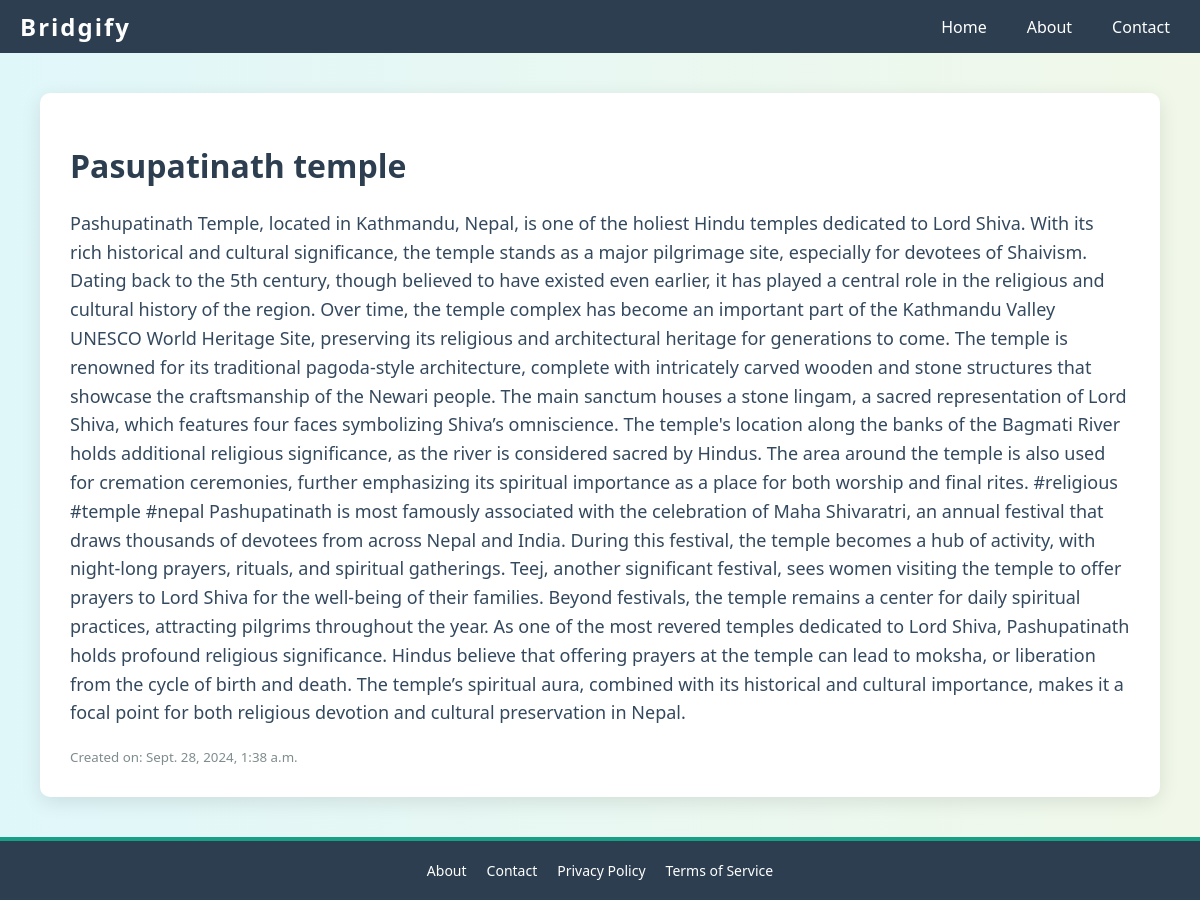
Screenshot of /post/12/ with the database file from the repository.
### App/models.py (models this page shows)
class Post(models.Model):
    title = models.CharField(max_length=200)
    para = models.CharField(max_length=20000000)
    created = models.DateTimeField(auto_now_add=True)

### App/views.py (the view)
# urls.py: path('post/<int:post_id>/', views.post_detail, name='post_detail'),
def post_detail(request, post_id):
    post = get_object_or_404(Post, id=post_id)
    return render(request, 'post_detail.html', {'post': post})

### templates/post_detail.html (shortened to what this page needs)
<!DOCTYPE html>
<html lang="en">
<head>
</head>
<body>
    <nav class="top-navbar">
       <a href="{% url 'home' %}"><div class="logo">Bridgify</div></a>
        <ul class="nav-links">
            <li><a href="{% url 'home' %}">Home</a></li>
            <li><a href="about.html">About</a></li>
            <li><a href="contact.html">Contact</a></li>
        </ul>
    </nav>
    <main>
        <div class="container">
            <h1>{{ post.title }}</h1>
            <p>{{ post.para }}</p>
            <small>Created on: {{ post.created }}</small>
            <br>
        </div>
    </main>
    <footer>
        <a href="about.html">About</a>
        <a href="contact.html">Contact</a>
        <a href="privacy.html">Privacy Policy</a>
        <a href="terms.html">Terms of Service</a>
    </footer>
</body>
</html>

### templates/post_detail.html (style rules this page uses)
html, body { height: 100%; margin: 0; }
body { font-family: 'Segoe UI', Tahoma, Geneva, Verdana, sans-serif; background: linear-gradient(to right, #e0f7fa, #f1f8e9); overflow-x: hidden; display: flex; flex-direction: column; }
.top-navbar { background-color: #2c3e50; color: white; padding: 10px 20px; display: flex; justify-content: space-between; align-items: center; position: sticky; top: 0; z-index: 10; }
.logo { font-size: 24px; font-weight: bold; letter-spacing: 2px; }
.nav-links { display: flex; list-style-type: none; margin: 0; padding: 0; }
.nav-links li { margin-left: 20px; }
.nav-links a { color: white; font-size: 16px; padding: 10px; border-radius: 5px; transition: background-color 0.3s ease, color 0.3s ease; }
main { flex: 1; padding: 40px; max-width: 1200px; margin: 0 auto; }
.container { background-color: white; padding: 30px; border-radius: 10px; box-shadow: 0 5px 20px rgba(0, 0, 0, 0.1); }
h1 { color: #2c3e50; font-size: 32px; }
p { color: #34495e; font-size: 18px; line-height: 1.6; }
small { color: #7f8c8d; }
a { text-decoration: none; }
.logo { color: white; text-decoration: none; }
footer { background-color: #2c3e50; color: white; padding: 20px 0; text-align: center; width: 100%; display: flex; justify-content: center; gap: 20px; border-top: 4px solid #16a085; position: relative; bottom: 0; }
footer a { color: white; text-decoration: none; font-size: 14px; }

### rows the page displays
Post: title "Pasupatinath temple", para "Pashupatinath Temple, located in Kathmandu, Nepal, is one of the holiest Hindu temples dedicated to Lord Shiva. With its rich historical and cultural significance, the temple stands as a major pilgrimage site, especially for devotees of Shaivism. Dating back to the 5th century, though believed to have existed even earlier, it has played a central role in the religious and cultural history of the region. Over time, the temple complex has become an important part of the Kathmandu Valley UNESCO World Heritage Site, preserving its religious and architectural heritage for generations to come. The temple is renowned for its traditional pagoda-style architecture, complete with intricately carved…", created "Sept. 28, 2024, 1:38 a.m."
